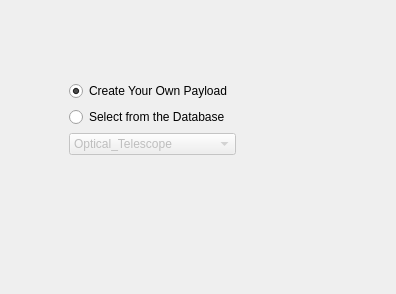
  <widget class="QWizardPage" name="wizardPage3">
   <property name="title">
    <string>Payload Selection</string>
   </property>
   <property name="subTitle">
    <string>You can create your Payload from scratch or get the help of the database.</string>
   </property>
   <layout class="QGridLayout" name="gridLayout_7">
    <item row="0" column="1">
     <spacer name="verticalSpacer_6">
      <property name="orientation">
       <enum>Qt::Vertical</enum>
      </property>
      <property name="sizeType">
       <enum>QSizePolicy::Preferred</enum>
      </property>
      <property name="sizeHint" stdset="0">
       <size>
        <width>20</width>
        <height>70</height>
       </size>
      </property>
     </spacer>
    </item>
    <item row="1" column="0">
     <spacer name="horizontalSpacer_7">
      <property name="orientation">
       <enum>Qt::Horizontal</enum>
      </property>
      <property name="sizeType">
       <enum>QSizePolicy::Preferred</enum>
      </property>
      <property name="sizeHint" stdset="0">
       <size>
        <width>58</width>
        <height>20</height>
       </size>
      </property>
     </spacer>
    </item>
    <item row="1" column="1">
     <layout class="QGridLayout" name="gridLayout_6">
      <item row="0" column="0">
       <widget class="QRadioButton" name="NewPayloadRadioButton">
        <property name="text">
         <string>Create Your Own Payload </string>
        </property>
        <property name="checked">
         <bool>true</bool>
        </property>
       </widget>
      </item>
      <item row="1" column="0">
       <widget class="QRadioButton" name="DatabasePayloadRadioButton">
        <property name="text">
         <string>Select from the Database</string>
        </property>
       </widget>
      </item>
      <item row="2" column="0">
       <widget class="QComboBox" name="PayloadSetComboBox">
        <property name="enabled">
         <bool>false</bool>
        </property>
        <item>
         <property name="text">
          <string>Optical_Telescope</string>
         </property>
        </item>
        <item>
         <property name="text">
          <string>UV_Telescope</string>
         </property>
        </item>
        <item>
         <property name="text">
          <string>GammaRay_Telescope</string>
         </property>
        </item>
        <item>
         <property name="text">
          <string>SAR</string>
         </property>
        </item>
        <item>
         <property name="text">
          <string>Microwave_Radiometer</string>
         </property>
        </item>
        <item>
         <property name="text">
          <string>Ion_Mass_Spectrometer</string>
         </property>
        </item>
        <item>
         <property name="text">
          <string>Photometric_Imaging</string>
         </property>
        </item>
       </widget>
      </item>
     </layout>
    </item>
    <item row="1" column="2">
     <spacer name="horizontalSpacer_9">
      <property name="orientation">
       <enum>Qt::Horizontal</enum>
      </property>
      <property name="sizeType">
       <enum>QSizePolicy::MinimumExpanding</enum>
      </property>
      <property name="sizeHint" stdset="0">
       <size>
        <width>149</width>
        <height>20</height>
       </size>
      </property>
     </spacer>
    </item>
    <item row="2" column="1">
     <spacer name="verticalSpacer_7">
      <property name="orientation">
       <enum>Qt::Vertical</enum>
      </property>
      <property name="sizeType">
       <enum>QSizePolicy::MinimumExpanding</enum>
      </property>
      <property name="sizeHint" stdset="0">
       <size>
        <width>20</width>
        <height>128</height>
       </size>
      </property>
     </spacer>
    </item>
   </layout>
  </widget>
